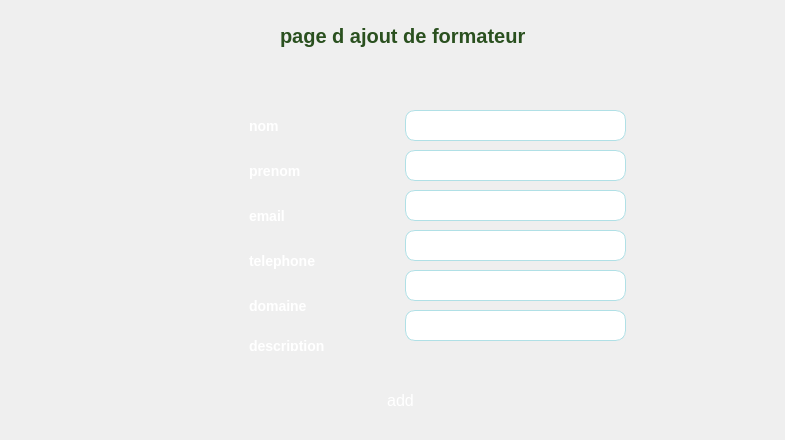
      <widget class="QWidget" name="page_3">
       <widget class="QWidget" name="widget" native="true">
        <property name="geometry">
         <rect>
          <x>15</x>
          <y>60</y>
          <width>761</width>
          <height>371</height>
         </rect>
        </property>
        <property name="styleSheet">
         <string notr="true">QWidget
{
    background: qlineargradient(x1:0, y1:0, x2:1, y2:0,
                                stop:0 #87CEEB,  /* Couleur de départ : bleu ciel clair */
                                stop:1 #B0E0E6); /* Couleur de fin : bleu poudre */
    border-radius: 40px;
}
</string>
        </property>
        <widget class="QLineEdit" name="nom">
         <property name="geometry">
          <rect>
           <x>390</x>
           <y>50</y>
           <width>221</width>
           <height>31</height>
          </rect>
         </property>
         <property name="styleSheet">
          <string notr="true">QLineEdit
{
    background-color: #FFFFFF; /* Fond blanc */
    border: 1px solid #B0E0E6; /* Bordure bleu poudre */
    border-radius: 10px; /* Bordures arrondies */
    padding: 5px; /* Espacement interne autour du texte */
    color: #000000; /* Couleur du texte noir */
    font-size: 14px; /* Taille du texte */
    box-shadow: 0 0 5px #87CEEB; /* Ombre douce bleu ciel */
}
</string>
         </property>
        </widget>
        <widget class="QLineEdit" name="prenom">
         <property name="geometry">
          <rect>
           <x>390</x>
           <y>90</y>
           <width>221</width>
           <height>31</height>
          </rect>
         </property>
         <property name="styleSheet">
          <string notr="true">QLineEdit
{
    background-color: #FFFFFF; /* Fond blanc */
    border: 1px solid #B0E0E6; /* Bordure bleu poudre */
    border-radius: 10px; /* Bordures arrondies */
    padding: 5px; /* Espacement interne autour du texte */
    color: #000000; /* Couleur du texte noir */
    font-size: 14px; /* Taille du texte */
    box-shadow: 0 0 5px #87CEEB; /* Ombre douce bleu ciel */
}
</string>
         </property>
        </widget>
        <widget class="QLineEdit" name="email">
         <property name="geometry">
          <rect>
           <x>390</x>
           <y>130</y>
           <width>221</width>
           <height>31</height>
          </rect>
         </property>
         <property name="styleSheet">
          <string notr="true">QLineEdit
{
    background-color: #FFFFFF; /* Fond blanc */
    border: 1px solid #B0E0E6; /* Bordure bleu poudre */
    border-radius: 10px; /* Bordures arrondies */
    padding: 5px; /* Espacement interne autour du texte */
    color: #000000; /* Couleur du texte noir */
    font-size: 14px; /* Taille du texte */
    box-shadow: 0 0 5px #87CEEB; /* Ombre douce bleu ciel */
}
</string>
         </property>
        </widget>
        <widget class="QLineEdit" name="tel">
         <property name="geometry">
          <rect>
           <x>390</x>
           <y>170</y>
           <width>221</width>
           <height>31</height>
          </rect>
         </property>
         <property name="styleSheet">
          <string notr="true">QLineEdit
{
    background-color: #FFFFFF; /* Fond blanc */
    border: 1px solid #B0E0E6; /* Bordure bleu poudre */
    border-radius: 10px; /* Bordures arrondies */
    padding: 5px; /* Espacement interne autour du texte */
    color: #000000; /* Couleur du texte noir */
    font-size: 14px; /* Taille du texte */
    box-shadow: 0 0 5px #87CEEB; /* Ombre douce bleu ciel */
}
</string>
         </property>
        </widget>
        <widget class="QLineEdit" name="domaine">
         <property name="geometry">
          <rect>
           <x>390</x>
           <y>210</y>
           <width>221</width>
           <height>31</height>
          </rect>
         </property>
         <property name="styleSheet">
          <string notr="true">QLineEdit
{
    background-color: #FFFFFF; /* Fond blanc */
    border: 1px solid #B0E0E6; /* Bordure bleu poudre */
    border-radius: 10px; /* Bordures arrondies */
    padding: 5px; /* Espacement interne autour du texte */
    color: #000000; /* Couleur du texte noir */
    font-size: 14px; /* Taille du texte */
    box-shadow: 0 0 5px #87CEEB; /* Ombre douce bleu ciel */
}
</string>
         </property>
        </widget>
        <widget class="QLineEdit" name="desc">
         <property name="geometry">
          <rect>
           <x>390</x>
           <y>250</y>
           <width>221</width>
           <height>31</height>
          </rect>
         </property>
         <property name="styleSheet">
          <string notr="true">QLineEdit
{
    background-color: #FFFFFF; /* Fond blanc */
    border: 1px solid #B0E0E6; /* Bordure bleu poudre */
    border-radius: 10px; /* Bordures arrondies */
    padding: 5px; /* Espacement interne autour du texte */
    color: #000000; /* Couleur du texte noir */
    font-size: 14px; /* Taille du texte */
    box-shadow: 0 0 5px #87CEEB; /* Ombre douce bleu ciel */
}
</string>
         </property>
        </widget>
        <widget class="QPushButton" name="add">
         <property name="geometry">
          <rect>
           <x>300</x>
           <y>320</y>
           <width>171</width>
           <height>41</height>
          </rect>
         </property>
         <property name="styleSheet">
          <string notr="true">QPushButton
{
    background-color: qlineargradient(spread:pad, x1:0, y1:0, x2:1, y2:1, 
                                      stop:0 #4682B4, stop:1 #87CEEB); /* Dégradé de bleu acier à bleu ciel */
    border: none; /* Suppression de la bordure pour un look épuré */
    border-radius: 15px; /* Bordures arrondies pour un design moderne */
    font-size: 16px; /* Taille de police pour une meilleure lisibilité */
    color: white; /* Texte en blanc pour un bon contraste */
    padding: 12px 24px; /* Espacement interne pour un bouton plus grand et plus confortable */
    box-shadow: 0 5px 15px rgba(0, 0, 128, 0.3); /* Ombre bleue subtile pour un effet 3D léger */
    transition: background-color 0.3s, transform 0.3s; /* Transition pour les effets de survol et de clic */
}

QPushButton:hover
{
    background-color: qlineargradient(spread:pad, x1:0, y1:0, x2:1, y2:1, 
                                      stop:0 #5A9BD5, stop:1 #B0E0E6); /* Dégradé plus clair au survol */
    transform: scale(1.05); /* Légère augmentation de la taille au survol pour un effet interactif */
}

QPushButton:pressed
{
    background-color: qlineargradient(spread:pad, x1:0, y1:0, x2:1, y2:1, 
                                      stop:0 #1E90FF, stop:1 #4682B4); /* Dégradé plus foncé lors du clic */
    transform: scale(0.98); /* Légère réduction de la taille lors du clic pour un effet de pression */
}
</string>
         </property>
         <property name="text">
          <string>add</string>
         </property>
        </widget>
        <widget class="QLabel" name="label">
         <property name="geometry">
          <rect>
           <x>220</x>
           <y>50</y>
           <width>111</width>
           <height>31</height>
          </rect>
         </property>
         <property name="styleSheet">
          <string notr="true">QLabel
{
    background: qlineargradient(x1:0, y1:0, x2:1, y2:0,
                                stop:0 #87CEEB,  /* Bleu ciel clair */
                                stop:1 #B0E0E6); /* Bleu poudre */
    border-radius: 15px; /* Bordures arrondies */
    padding: 10px; /* Espacement interne pour le texte */
    color: #FFFFFF; /* Couleur du texte blanc */
    font-weight: bold; /* Texte en gras */
    font-size: 14px; /* Taille du texte */
}
</string>
         </property>
         <property name="text">
          <string>nom</string>
         </property>
        </widget>
        <widget class="QLabel" name="label_2">
         <property name="geometry">
          <rect>
           <x>220</x>
           <y>90</y>
           <width>111</width>
           <height>41</height>
          </rect>
         </property>
         <property name="styleSheet">
          <string notr="true">QLabel
{
    background: qlineargradient(x1:0, y1:0, x2:1, y2:0,
                                stop:0 #87CEEB,  /* Bleu ciel clair */
                                stop:1 #B0E0E6); /* Bleu poudre */
    border-radius: 15px; /* Bordures arrondies */
    padding: 10px; /* Espacement interne pour le texte */
    color: #FFFFFF; /* Couleur du texte blanc */
    font-weight: bold; /* Texte en gras */
    font-size: 14px; /* Taille du texte */
}
</string>
         </property>
         <property name="text">
          <string>prenom</string>
         </property>
        </widget>
        <widget class="QLabel" name="label_3">
         <property name="geometry">
          <rect>
           <x>220</x>
           <y>140</y>
           <width>111</width>
           <height>31</height>
          </rect>
         </property>
         <property name="styleSheet">
          <string notr="true">QLabel
{
    background: qlineargradient(x1:0, y1:0, x2:1, y2:0,
                                stop:0 #87CEEB,  /* Bleu ciel clair */
                                stop:1 #B0E0E6); /* Bleu poudre */
    border-radius: 15px; /* Bordures arrondies */
    padding: 10px; /* Espacement interne pour le texte */
    color: #FFFFFF; /* Couleur du texte blanc */
    font-weight: bold; /* Texte en gras */
    font-size: 14px; /* Taille du texte */
}
</string>
         </property>
         <property name="text">
          <string>email</string>
         </property>
        </widget>
        <widget class="QLabel" name="label_4">
         <property name="geometry">
          <rect>
           <x>220</x>
           <y>180</y>
           <width>111</width>
           <height>41</height>
          </rect>
         </property>
         <property name="styleSheet">
          <string notr="true">QLabel
{
    background: qlineargradient(x1:0, y1:0, x2:1, y2:0,
                                stop:0 #87CEEB,  /* Bleu ciel clair */
                                stop:1 #B0E0E6); /* Bleu poudre */
    border-radius: 15px; /* Bordures arrondies */
    padding: 10px; /* Espacement interne pour le texte */
    color: #FFFFFF; /* Couleur du texte blanc */
    font-weight: bold; /* Texte en gras */
    font-size: 14px; /* Taille du texte */
}
</string>
         </property>
         <property name="text">
          <string>telephone</string>
         </property>
        </widget>
        <widget class="QLabel" name="label_5">
         <property name="geometry">
          <rect>
           <x>220</x>
           <y>230</y>
           <width>111</width>
           <height>31</height>
          </rect>
         </property>
         <property name="styleSheet">
          <string notr="true">QLabel
{
    background: qlineargradient(x1:0, y1:0, x2:1, y2:0,
                                stop:0 #87CEEB,  /* Bleu ciel clair */
                                stop:1 #B0E0E6); /* Bleu poudre */
    border-radius: 15px; /* Bordures arrondies */
    padding: 10px; /* Espacement interne pour le texte */
    color: #FFFFFF; /* Couleur du texte blanc */
    font-weight: bold; /* Texte en gras */
    font-size: 14px; /* Taille du texte */
}
</string>
         </property>
         <property name="text">
          <string>domaine</string>
         </property>
        </widget>
        <widget class="QLabel" name="label_6">
         <property name="geometry">
          <rect>
           <x>220</x>
           <y>270</y>
           <width>111</width>
           <height>31</height>
          </rect>
         </property>
         <property name="styleSheet">
          <string notr="true">QLabel
{
    background: qlineargradient(x1:0, y1:0, x2:1, y2:0,
                                stop:0 #87CEEB,  /* Bleu ciel clair */
                                stop:1 #B0E0E6); /* Bleu poudre */
    border-radius: 15px; /* Bordures arrondies */
    padding: 10px; /* Espacement interne pour le texte */
    color: #FFFFFF; /* Couleur du texte blanc */
    font-weight: bold; /* Texte en gras */
    font-size: 14px; /* Taille du texte */
}
</string>
         </property>
         <property name="text">
          <string>description</string>
         </property>
        </widget>
       </widget>
       <widget class="QLabel" name="label_14">
        <property name="geometry">
         <rect>
          <x>280</x>
          <y>20</y>
          <width>281</width>
          <height>31</height>
         </rect>
        </property>
        <property name="styleSheet">
         <string notr="true">color: #2A501F;
font-family: 'Athiti';
font-style: normal;
font-weight: 700;
font-size: 20px;
background-color: none;</string>
        </property>
        <property name="text">
         <string>page d ajout de formateur </string>
        </property>
       </widget>
      </widget>
